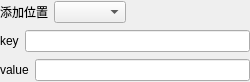
<?xml version="1.0" encoding="UTF-8"?>
<ui version="4.0">
 <class>APIKeyForm</class>
 <widget class="QWidget" name="APIKeyForm">
  <property name="geometry">
   <rect>
    <x>0</x>
    <y>0</y>
    <width>250</width>
    <height>82</height>
   </rect>
  </property>
  <property name="windowTitle">
   <string>Form</string>
  </property>
  <layout class="QVBoxLayout" name="verticalLayout">
   <property name="leftMargin">
    <number>0</number>
   </property>
   <property name="topMargin">
    <number>0</number>
   </property>
   <property name="rightMargin">
    <number>0</number>
   </property>
   <property name="bottomMargin">
    <number>0</number>
   </property>
   <item>
    <layout class="QHBoxLayout" name="horizontalLayout_9">
     <item>
      <widget class="QLabel" name="label_6">
       <property name="sizePolicy">
        <sizepolicy hsizetype="Fixed" vsizetype="Preferred">
         <horstretch>0</horstretch>
         <verstretch>0</verstretch>
        </sizepolicy>
       </property>
       <property name="text">
        <string>添加位置</string>
       </property>
      </widget>
     </item>
     <item>
      <widget class="QComboBox" name="locationCombo"/>
     </item>
     <item>
      <spacer name="horizontalSpacer">
       <property name="orientation">
        <enum>Qt::Orientation::Horizontal</enum>
       </property>
       <property name="sizeHint" stdset="0">
        <size>
         <width>40</width>
         <height>20</height>
        </size>
       </property>
      </spacer>
     </item>
    </layout>
   </item>
   <item>
    <layout class="QHBoxLayout" name="horizontalLayout_8">
     <item>
      <widget class="QLabel" name="label_4">
       <property name="sizePolicy">
        <sizepolicy hsizetype="Fixed" vsizetype="Preferred">
         <horstretch>0</horstretch>
         <verstretch>0</verstretch>
        </sizepolicy>
       </property>
       <property name="text">
        <string>key</string>
       </property>
      </widget>
     </item>
     <item>
      <widget class="QLineEdit" name="keyEdit"/>
     </item>
    </layout>
   </item>
   <item>
    <layout class="QHBoxLayout" name="horizontalLayout_7">
     <item>
      <widget class="QLabel" name="label_5">
       <property name="sizePolicy">
        <sizepolicy hsizetype="Fixed" vsizetype="Preferred">
         <horstretch>0</horstretch>
         <verstretch>0</verstretch>
        </sizepolicy>
       </property>
       <property name="text">
        <string>value</string>
       </property>
      </widget>
     </item>
     <item>
      <widget class="QLineEdit" name="valueEdit"/>
     </item>
    </layout>
   </item>
  </layout>
 </widget>
 <resources/>
 <connections/>
</ui>
